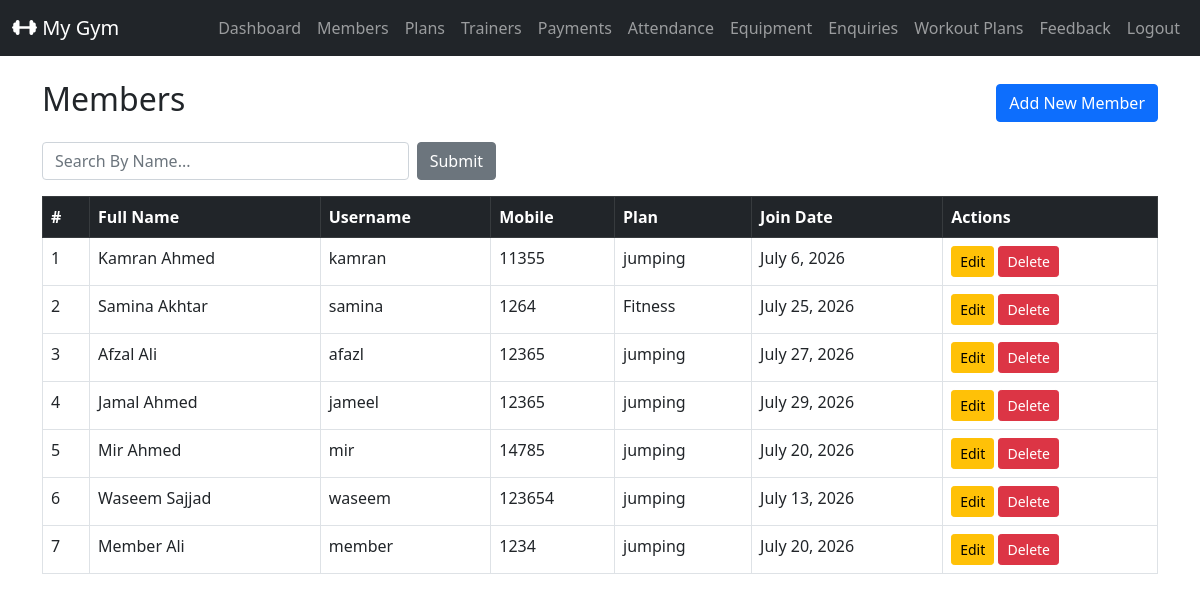
/admin_members/ (signed in), run on an earlier commit of the app's database.
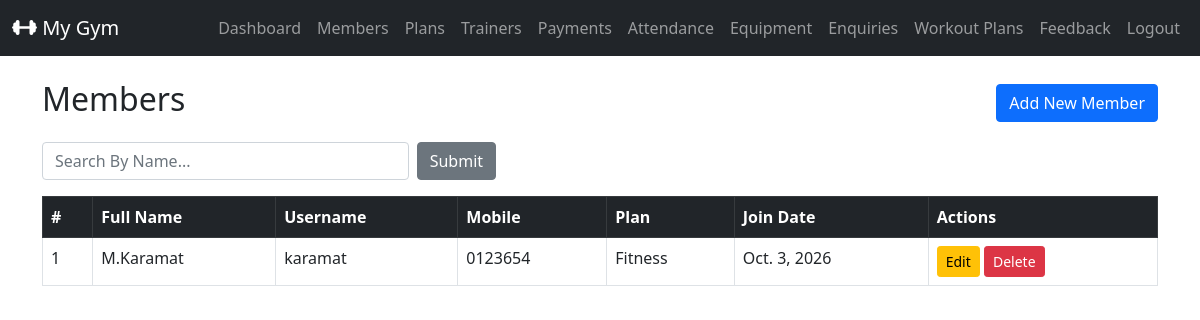
And on a later commit of the database.
### gymapp/models.py (models this page shows, shortened)
class MemberProfile(models.Model):
  GENDER_CHOICES = (
    ('MALE','Male'),
    ('FEMALE','Female'),
    ('OTHER','Other')
  )
  user = models.OneToOneField(settings.AUTH_USER_MODEL,on_delete=models.CASCADE, related_name = 'member_profile')
  full_name = models.CharField(max_length=100)
  mobile = models.CharField(max_length=15)
  age = models.PositiveIntegerField(null=True,blank=True)
  gender = models.CharField(max_length=10,choices=GENDER_CHOICES, null=True,blank=True)
  address = models.TextField(blank=True)
  join_date = models.DateField(default=timezone.now)
  plan = models.ForeignKey(MembershipPlan,on_delete=models.SET_NULL, null=True, blank=True, related_name='members')
  trainer = models.ForeignKey(Trainer,on_delete=models.SET_NULL,null=True,blank=True,related_name='members')
  membership_start = models.DateField(null=True,blank=True)
  membership_end = models.DateField(null=True,blank=True)

class User(AbstractUser): #username, email, password, first_name, last_name are inbuilt
  ROLE_CHOICES = [
    ('ADMIN','Admin'),
    ('MEMBER','Member'),
  ]
  role = models.CharField(max_length=20,choices=ROLE_CHOICES,default='MEMBER')
  phone = models.CharField(max_length=15,blank=True)

class MembershipPlan(models.Model):
  name = models.CharField(max_length=100)
  duration_months = models.PositiveIntegerField()
  fee = models.DecimalField(max_digits=6,decimal_places=2)
  description = models.TextField(blank=True)

### gymapp/views.py (the view)
    def wrapper(request, *args, **kwargs):
        if not request.user.is_authenticated or getattr(request.user,'role',None)!='ADMIN':
            messages.error(request,'You must be an admin to access this page')
            return redirect('admin_login')
        return view_func(request, *args, **kwargs)

### gymapp/views.py (called while the page is built)
def admin_required(view_func):
    def wrapper(request, *args, **kwargs):
        if not request.user.is_authenticated or getattr(request.user,'role',None)!='ADMIN':
            messages.error(request,'You must be an admin to access this page')
            return redirect('admin_login')
        return view_func(request, *args, **kwargs)
    return wrapper

@admin_required
def admin_member_list(request):
    search = request.GET.get('search','')
    members = MemberProfile.objects.all().select_related('user','plan')
    if search:
        members = members.filter(full_name__icontains=search)
    return render(request,'admin_member_list.html',{'members':members,'search':search})

### gymapp/templates/admin_member_list.html (shortened to what this page needs)
{% extends 'base.html' %}
{% block content %}
<div class="d-flex justify-content-between align-items-center mb-3">
  <h2>Members</h2>
  <a href="{% url 'admin_member_add' %}" class="btn btn-primary">Add New Member</a>
</div>
<form method="get" class="row g-2 mb-3">
  <div class="col-md-4">
    <input type="text" name="search" class="form-control" placeholder="Search By Name..." value="{{ search }}">
  </div>
  <div class="col-md-2">
    <button type="submit" class="btn btn-secondary">Submit</button>
  </div>
</form>
<table class="table table-bordered table-triped">
  <thead class="table-dark">
    <tr>
      <th>#</th>
      <th>Full Name</th>
      <th>Username</th>
      <th>Mobile</th>
      <th>Plan</th>
      <th>Join Date</th>
      <th>Actions</th>
    </tr>
  </thead>
  <tbody>
    {% for member in members %}
      <tr>
        <td>{{ forloop.counter }}</td>
        <td>{{ member.full_name }}</td>
        <td>{{ member.user.username }}</td>
        <td>{{ member.mobile }}</td>
        <td>{{ member.plan.name|default:"No Plan Assigned" }}</td>
        <td>{{ member.join_date }}</td>
        <td>
          <a href="{% url 'admin_member_edit' member.id %}" class="btn btn-sm btn-warning">Edit</a>
          <form method="post" action="{% url 'admin_member_delete' member.id %}" style="display: inline-block;">
            <button type="submit" class="btn btn-sm btn-danger" onclick="return confirm('Are you sure to want to delete this trainer?')">Delete</button>
          </form>
        </td>
      </tr>
    {% endfor %}
  </tbody>
</table>
{% endblock %}

What changed in the data, as far as the page shows it:
removed MemberProfile: full_name "Kamran Ahmed", user.username "kamran", mobile "11355", plan.name "jumping", join_date "July 6, 2026"
removed MemberProfile: full_name "Samina Akhtar", user.username "samina", mobile "1264", plan.name "Fitness", join_date "July 25, 2026"
removed MemberProfile: full_name "Afzal Ali", user.username "afazl", mobile "12365", plan.name "jumping", join_date "July 27, 2026"
removed MemberProfile: full_name "Jamal Ahmed", user.username "jameel", mobile "12365", plan.name "jumping", join_date "July 29, 2026"
removed MemberProfile: full_name "Mir Ahmed", user.username "mir", mobile "14785", plan.name "jumping", join_date "July 20, 2026"
removed MemberProfile: full_name "Waseem Sajjad", user.username "waseem", mobile "123654", plan.name "jumping", join_date "July 13, 2026"
removed MemberProfile: full_name "Member Ali", user.username "member", mobile "1234", plan.name "jumping", join_date "July 20, 2026"
added MemberProfile: full_name "M.Karamat", user.username "karamat", mobile "0123654", plan.name "Fitness", join_date "Oct. 3, 2026"
